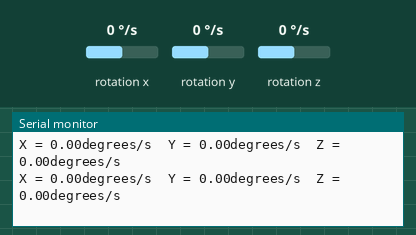
Bench run of a sketch on a simulated Arduino Nano 33 BLE. Shown: the last lines printed to the serial monitor. The test bench sets the inputs (shaded band); at power-on: rotation x 0 °/s, rotation y 0 °/s, rotation z 0 °/s.

Above: at 1.2 s.
1.3 s: rotation x set to -192 °/s
At 2.4 s:
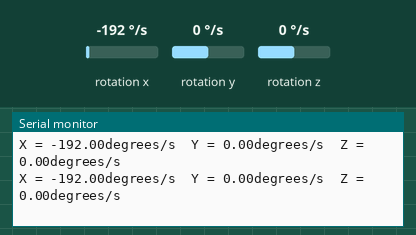
2.8 s: rotation x set to 100 °/s
At 3.6 s:
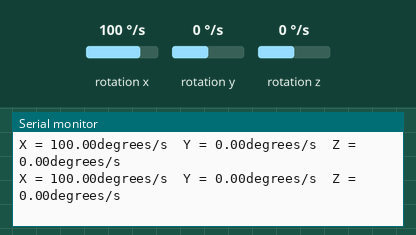
Timing chart, 0 to 4.1 s (numbered marks = the images above; inputs shaded):
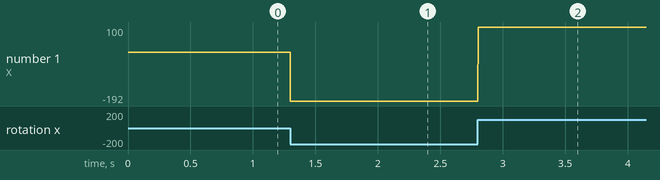

Measured:
- after the input at 1.3 s, the serial monitor: prints a new line at once (image 1)
- after the input at 2.8 s, the serial monitor: prints a new line at once (image 2)
- plotted number 1: 0 → -192 after the input at 1.3 s, -192 → 100 after the input at 2.8 s

The sketch:

Get-Gyro-Readings.ino
```cpp
// Read IMU values
#include "Arduino_LSM9DS1.h"

// Variable for gyro readings
float x, y, z;

void setup() {
  // Initialise serial port
  Serial.begin(9600);
  while (!Serial);
  Serial.println("Started");

  // Attempt to intialise IMU
  if (!IMU.begin()) {
    Serial.println("Failed to intialise IMU!");
    while (1);
  }
  Serial.print("Gyroscope sample rate = ");
  Serial.print(IMU.gyroscopeSampleRate());
  Serial.println(" Hz");
  Serial.println();
  Serial.println("Gyroscope in degrees/second");
}

void loop() {
  // Check if new gyroscope data is available
  if (IMU.gyroscopeAvailable()) {
    // Get gyro readings
    IMU.readGyroscope(x, y, z);
    // Print the values
    Serial.println("X = " + String(x) + "degrees/s\tY = " + String(y) + "degrees/s\tZ = " + String(z) + "degrees/s");
  }
}
```
